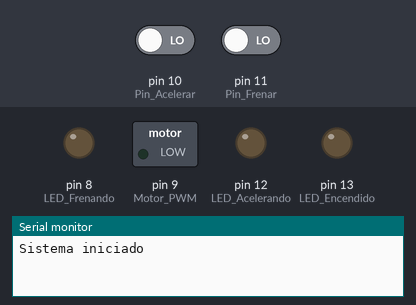
A sketch run on a simulated Arduino Mega 2560, built with avr-gcc and run on an emulated ATmega2560. Shown: switched loads named in the sketch (green lamp = pin HIGH), output pins drawn as LEDs (lit = HIGH), the last lines printed to the serial monitor. The inputs (shaded band) are chosen by the test bench; at power-on: pin 10 (Pin_Acelerar) LOW, pin 11 (Pin_Frenar) LOW.

Above: at 1.2 s.
1.3 s: pin 10 (Pin_Acelerar) driven HIGH
At 1.31 s:
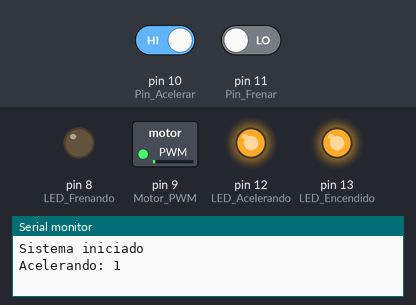
4.3 s: pin 11 (Pin_Frenar) driven HIGH
At 4.33 s:
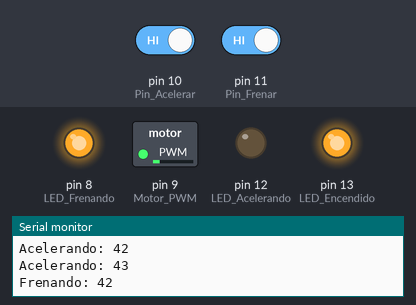
7.3 s: pin 11 (Pin_Frenar) driven LOW
At 7.49 s:
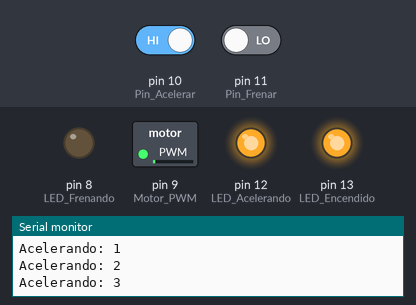
10.3 s: pin 10 (Pin_Acelerar) driven LOW
At 10.51 s:
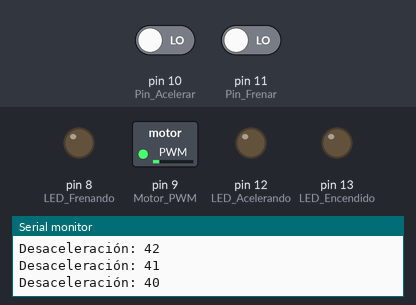
13.3 s: pin 11 (Pin_Frenar) driven HIGH
At 13.32 s:
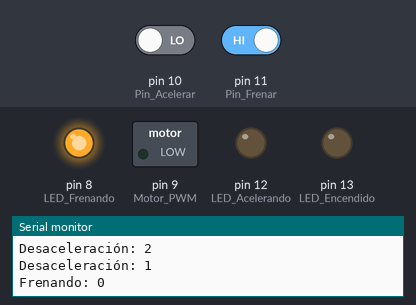
14.8 s: pin 10 (Pin_Acelerar) driven HIGH and pin 11 (Pin_Frenar) driven LOW
At 19.3 s:
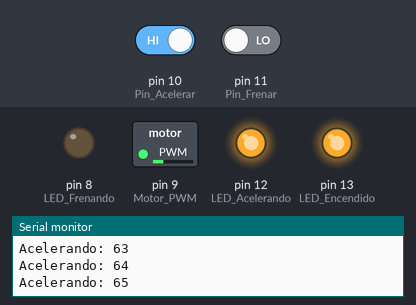
Timing chart, 0 to 20.8 s (numbered marks = the images above; inputs shaded):
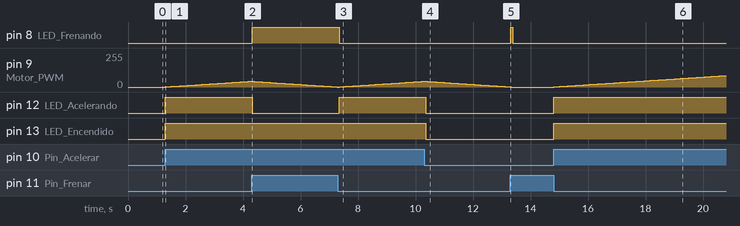

Measured:
- after the input at 1.3 s, pin 9 (Motor_PWM): moves from 0/255 to 43/255 over 3.0 s, starting at once; pin 12 (LED_Acelerando), pin 13 (LED_Encendido): LOW → HIGH at once
- after the input at 4.3 s, pin 8 (LED_Frenando): LOW → HIGH at once; pin 12 (LED_Acelerando): HIGH → LOW at once
- after the input at 7.3 s, pin 9 (Motor_PWM): moves from 0/255 to 43/255 over 3.0 s, starting at once; pin 12 (LED_Acelerando): LOW → HIGH at once; pin 13 (LED_Encendido): stays HIGH (without the input it goes to LOW after 0.04 s)
- after the input at 10.3 s, pin 12 (LED_Acelerando), pin 13 (LED_Encendido): HIGH → LOW after 0.06 s
- after the input at 13.3 s, pin 8 (LED_Frenando): LOW → HIGH at once, → LOW 0.07 s later
- after the input at 14.8 s, pin 9 (Motor_PWM): moves from 0/255 to 86/255 over 6.0 s, starting at once; pin 12 (LED_Acelerando), pin 13 (LED_Encendido): LOW → HIGH at once

The sketch:

motor_con_puenteH.ino
```cpp
// Código para Arduino Mega: control de motor con pulsadores y LEDs

// Definición de pines
const int Pin_Acelerar = 10;       // Pulsador aceleración
const int Pin_Frenar = 11;         // Pulsador freno
const int LED_Encendido = 13;      // LED indicador motor encendido
const int LED_Acelerando = 12;     // LED indicador aceleración
const int LED_Frenando = 8;        // LED indicador frenado
const int Motor_PWM = 9;           // Pin PWM para motor

int tiempo = 70;                   // Retardo entre pasos de aceleración/desaceleración
int velocidad = 0;                 // Velocidad actual del motor (0-255)

void setup() {
  // Configurar entradas
  pinMode(Pin_Acelerar, INPUT);
  pinMode(Pin_Frenar, INPUT);

  // Configurar salidas
  pinMode(LED_Encendido, OUTPUT);
  pinMode(LED_Acelerando, OUTPUT);
  pinMode(LED_Frenando, OUTPUT);
  pinMode(Motor_PWM, OUTPUT);

  // Estado inicial
  digitalWrite(LED_Encendido, LOW);
  digitalWrite(LED_Acelerando, LOW);
  digitalWrite(LED_Frenando, LOW);
  analogWrite(Motor_PWM, 0);

  Serial.begin(9600);
  Serial.println("Sistema iniciado");
}

void loop() {
  int btn_acelerar = digitalRead(Pin_Acelerar);
  int btn_frenar = digitalRead(Pin_Frenar);

  // ACELERACIÓN: si presiona acelerar y no presiona freno
  if (btn_acelerar == HIGH && btn_frenar == LOW && velocidad < 255) {
    velocidad++;
    analogWrite(Motor_PWM, velocidad);
    digitalWrite(LED_Encendido, HIGH);
    digitalWrite(LED_Acelerando, HIGH);
    digitalWrite(LED_Frenando, LOW);
    Serial.print("Acelerando: ");
    Serial.println(velocidad);
    delay(tiempo);
  }

  // FRENADO: si presiona freno o si no presiona nada
  else if (btn_frenar == HIGH || (btn_acelerar == LOW && btn_frenar == LOW)) {
    if (velocidad > 0) {
      velocidad--;
      analogWrite(Motor_PWM, velocidad);
      digitalWrite(LED_Acelerando, LOW);
      if (btn_frenar == HIGH) {
        digitalWrite(LED_Frenando, HIGH);
        Serial.print("Frenando: ");
      } else {
        digitalWrite(LED_Frenando, LOW);
        digitalWrite(LED_Encendido, LOW);
        Serial.print("Desaceleración: ");
      }
      Serial.println(velocidad);
      delay(tiempo);
    } else {
      // Motor parado
      digitalWrite(LED_Encendido, LOW);
      digitalWrite(LED_Acelerando, LOW);
      digitalWrite(LED_Frenando, LOW);
    }
  }
}
```
